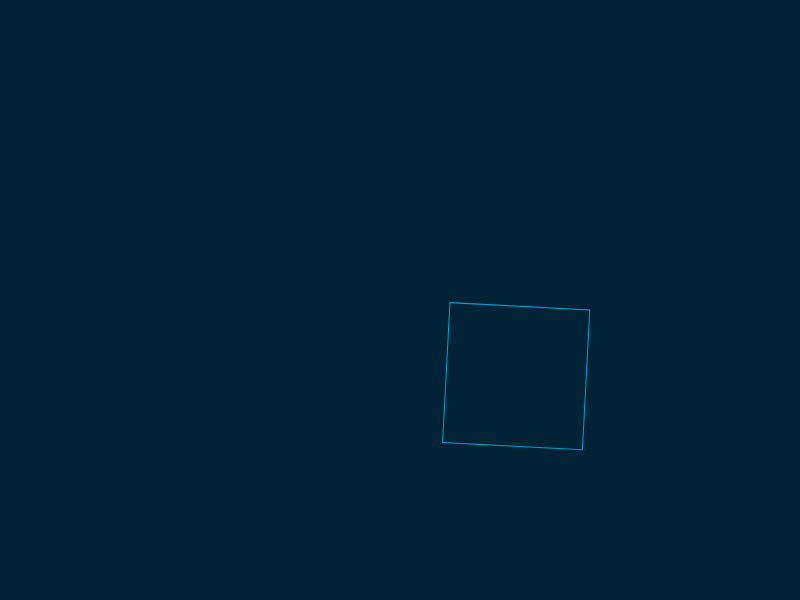
Frame 1 (no input)
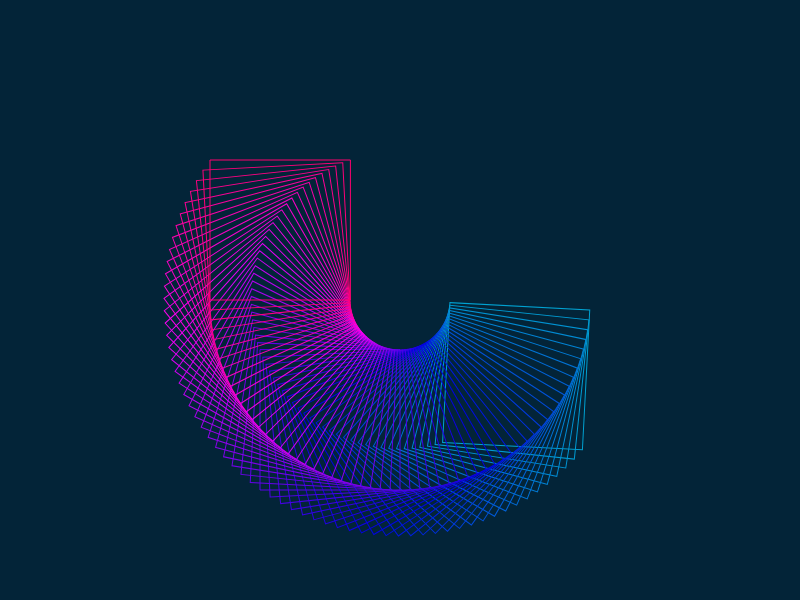
Frame 60 (no input)
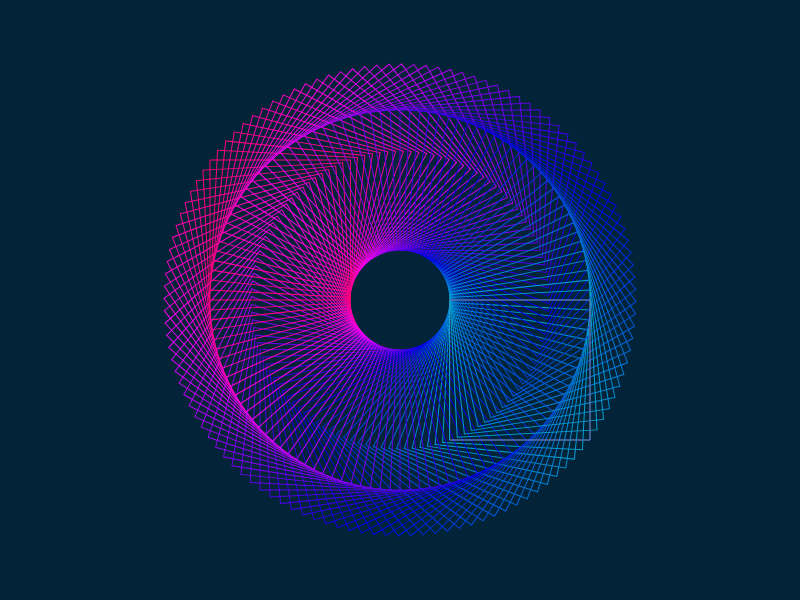
Frame 120 (the mouse pressed at the canvas centre since frame 60)

The p5.js sketch that drew these frames (run headless with seeded random() and noise() and a simulated clock; from frame 60 on, the mouse is pressed at the canvas centre):

// p5.js sketch
// ── sketch.js
function setup() {
  createCanvas(800,600);
  angleMode(DEGREES);
  background(3,36,56);
  frameRate(24);
}

function draw() {
  if(frameCount<=120){
    if(frameCount<60){
      
  
  translate(width/2,height/2);
  rotate(frameCount*3);
  colorMode(HSB);

  //azzurro #00aad1
  //rosso #ff006e
  
  stroke(lerpColor( color("#00aad1"),color("#ff006e"),(frameCount%60)/60));
  noFill();
  rect(50,0,140,140);
  }
  if(frameCount>59){
      
  
  translate(width/2,height/2);
  rotate(frameCount*3);
  colorMode(HSB);

  //azzurro #00aad1
  //rosso #ff006e
 
  
  stroke(lerpColor( color("#ff006e"),color("#00aad1"),(frameCount%60)/60));
  console.log((frameCount%60) + " " + ((frameCount%60)/60));
  noFill();
  rect(50,0,140,140);
  }
  if(frameCount==120){
  stroke("#00aad1");
  noFill();
  rect(50,0,140,140);
  }}
  
}
